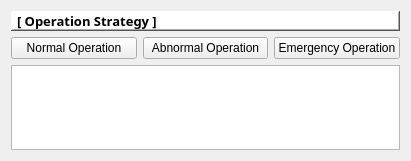
  <widget class="QWidget" name="gridLayoutWidget_5">
   <property name="geometry">
    <rect>
     <x>1180</x>
     <y>50</y>
     <width>411</width>
     <height>161</height>
    </rect>
   </property>
   <layout class="QGridLayout" name="gridLayout_5">
    <property name="sizeConstraint">
     <enum>QLayout::SetDefaultConstraint</enum>
    </property>
    <property name="verticalSpacing">
     <number>6</number>
    </property>
    <item row="2" column="1">
     <widget class="QPushButton" name="pushButton_9">
      <property name="text">
       <string>Abnormal Operation</string>
      </property>
     </widget>
    </item>
    <item row="2" column="0">
     <widget class="QPushButton" name="pushButton_8">
      <property name="minimumSize">
       <size>
        <width>0</width>
        <height>16</height>
       </size>
      </property>
      <property name="maximumSize">
       <size>
        <width>132</width>
        <height>23</height>
       </size>
      </property>
      <property name="text">
       <string>Normal Operation</string>
      </property>
     </widget>
    </item>
    <item row="2" column="2">
     <widget class="QPushButton" name="pushButton_10">
      <property name="text">
       <string>Emergency Operation</string>
      </property>
     </widget>
    </item>
    <item row="0" column="0" colspan="3">
     <widget class="QLabel" name="label_11">
      <property name="sizePolicy">
       <sizepolicy hsizetype="Fixed" vsizetype="Fixed">
        <horstretch>0</horstretch>
        <verstretch>0</verstretch>
       </sizepolicy>
      </property>
      <property name="minimumSize">
       <size>
        <width>0</width>
        <height>20</height>
       </size>
      </property>
      <property name="maximumSize">
       <size>
        <width>1000</width>
        <height>20</height>
       </size>
      </property>
      <property name="font">
       <font>
        <family>Gadugi</family>
        <pointsize>10</pointsize>
        <weight>75</weight>
        <bold>true</bold>
       </font>
      </property>
      <property name="styleSheet">
       <string notr="true">background-color: rgb(255, 255, 255);</string>
      </property>
      <property name="frameShape">
       <enum>QFrame::WinPanel</enum>
      </property>
      <property name="frameShadow">
       <enum>QFrame::Raised</enum>
      </property>
      <property name="text">
       <string>[ Operation Strategy ]</string>
      </property>
      <property name="alignment">
       <set>Qt::AlignLeading|Qt::AlignLeft|Qt::AlignVCenter</set>
      </property>
     </widget>
    </item>
    <item row="3" column="0" colspan="3">
     <widget class="QListWidget" name="listWidget"/>
    </item>
   </layout>
  </widget>
